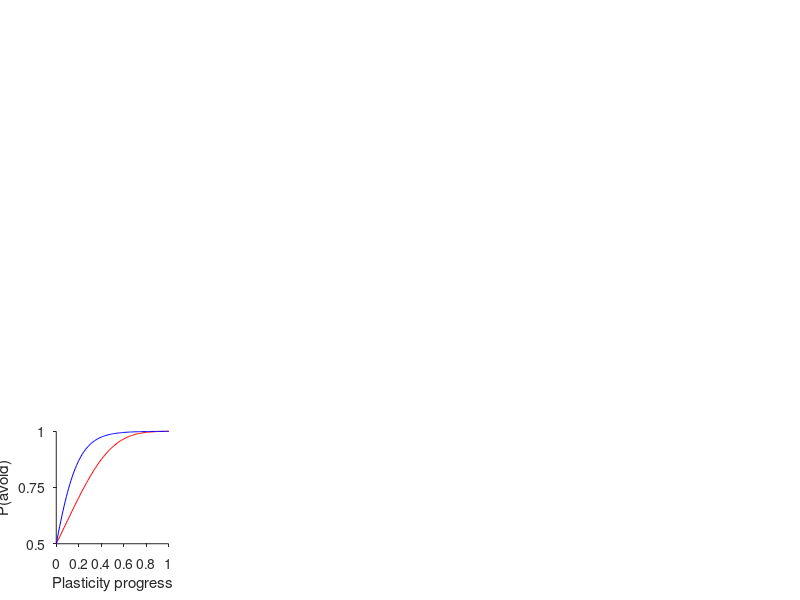

Source code (MATLAB): (Note: this script raises an error after producing the figure.)
z = 0; % depression goes from 1 to z; potentiation goes from z to 1
sValues = 0:0.01:1; % s is the "plasticity fraction"
[Rd, Rp] = deal(zeros(length(sValues),1));
ta = 0.0215; % T_a and T_m values from Fig 7
tm = 0.1710;
n = 0.2; % fraction of KCs activated by the odor

for si=1:length(sValues)
    s = sValues(si);
    AvoidD = n; 
    ApproachD = n*(1-s*(1-z)); 
    % Ta + Tm*mu multiplicative noise
    Rd(si) = normcdf( (AvoidD-ApproachD)/sqrt( (ta + tm*AvoidD)^2 + (ta + tm*ApproachD)^2 ) ) ;

    AvoidP = n*(z+(1-z)*s); %*(1+y);
    ApproachP = z*n;% + (z+(1-z)*s)*y;
    % Ta + Tm*mu multiplicative noise
    Rp(si) = normcdf( (AvoidP-ApproachP)/sqrt( (ta + tm*AvoidP)^2 + (ta + tm*ApproachP)^2 ) ) ;

end

figure, hold on
plot(sValues,Rd,'Color','r');
plot(sValues,Rp,'Color','b');
set(gca,'units','centimeters','position',[1,1,2,2])
set(gca,'TickLength',[.03 .03],'TickDir','out')
ylim([0.5 1]);
yticks([0.5 0.75 1]);
xlabel('Plasticity progress')
ylabel('P(avoid)')
axis square
fontsize(6,'points')
box off
